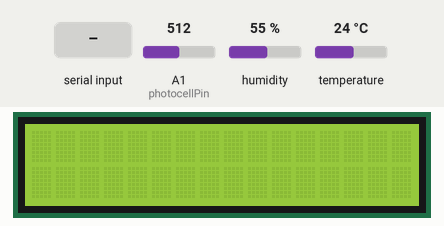
A sketch run on a simulated Arduino Uno, built with avr-gcc and run on an emulated ATmega328P. Shown: 16×2 character LCD. Inputs (shaded band) come from the test bench; at power-on: humidity 55 %, A1 (photocellPin) = 512, temperature 24 °C. What the sketch prints to the serial monitor is not drawn.

Above: at 1.1 s.
1.2 s: "1" received over Serial
At 3.6 s:
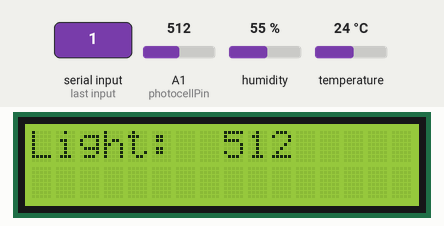
4.2 s: humidity set to 22 %
At 6.9 s:
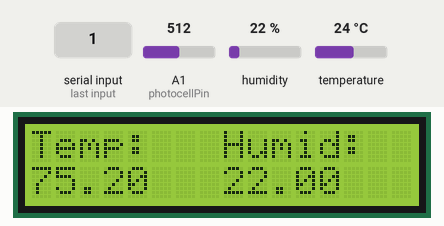
7.0 s: A1 (photocellPin) set to 716
At 8.1 s:
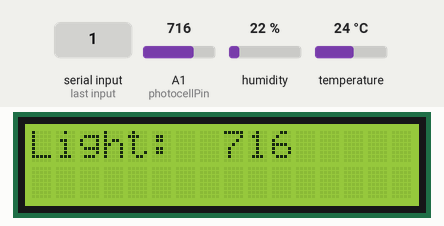
10.0 s: temperature set to 12 °C
At 11.7 s:
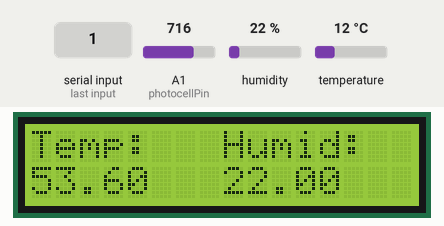
13.0 s: A1 (photocellPin) set to 900
At 15.4 s:
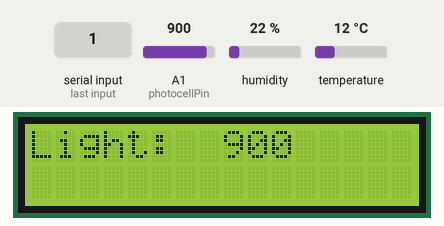
16.0 s: temperature set to 19 °C
At 18.7 s:
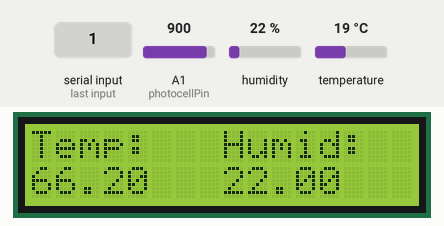
Timing chart, 0 to 20.0 s (numbered marks = the images above; inputs shaded):
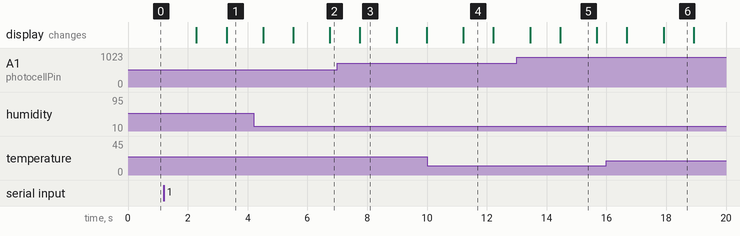

The sketch:

FinalProject.ino
```cpp
/*By using the LCD1602 screen, DHT11 temperature and module,
 * Potentiometer 10k, button, Photoresistor (aka photocell) -
 * I want to know if the environment is good enough for
 * my plant living condition.
 */
#include <LiquidCrystal.h> // The LCD screen library setup
#include <DHT.h>  // The temperature & humidity module

#define DHTPIN 10
#define photocellPin A1
int photocellReading;


// Letting the library know how many pins are connected
LiquidCrystal lcd (13, 12, 7, 6, 5, 4 );
#define DHTTYPE DHT11
DHT dht (DHTPIN, DHTTYPE);

void setup() {
  // setting up the LCD screen number of columns(16) and rows(2)
  lcd.begin(16, 2);
  dht.begin();
  Serial.begin(9600);
  while(!Serial) {
    ;
  }
  establishContact();
}

void loop() {

  delay(1000);
  lcd.setCursor(0, 0);
  lcd.print("Temp:   Humid: ");
  // column 0, line 1 = line 1 is second row, counting begins at 0
 lcd.setCursor(0, 1);
 // reading the humidity
 float h = dht.readHumidity();
  //read temperature in Fahrenheit
  float f = dht.readTemperature(true);

  if (isnan(h) || isnan(f)) {
    lcd.print("ERROR");
    return;
  }

  lcd.print(f);
  lcd.setCursor(8,1);
  lcd.print(h);


  delay(1000);
  lcd.clear();
  lcd.setCursor(0, 0);
  lcd.print("Light:  ");

  lcd.setCursor(8,0);
  photocellReading = analogRead(photocellPin);
  // photocellReading = photocellReading/4;
  lcd.print(photocellReading);

  Serial.write((byte)f);
  delay(100);
  Serial.write((byte)h);
  delay(100);
  Serial.write(photocellReading);
}

void establishContact() {
  while(Serial.available() <=0) {
    Serial.print('A');
    delay(300);
  }
}
```

Measured:
- after the input at 1.2 s, the display: first changes after 1.1 s (image 1 shows a later state)
- after the input at 4.2 s, the display: changes after 0.32 s (image 2)
- after the input at 7.0 s, the display: changes after 0.76 s (image 3)
- after the input at 10.0 s, the display: changes after 1.2 s (image 4)
- after the input at 13.0 s, the display: first differs from a run without the input after 1.5 s (image 5)
- after the input at 16.0 s, the display: first differs from a run without the input after 1.9 s (image 6)
- what the display in image 3 shows lasts 1.2 s, from 7.8 s to 9.0 s
